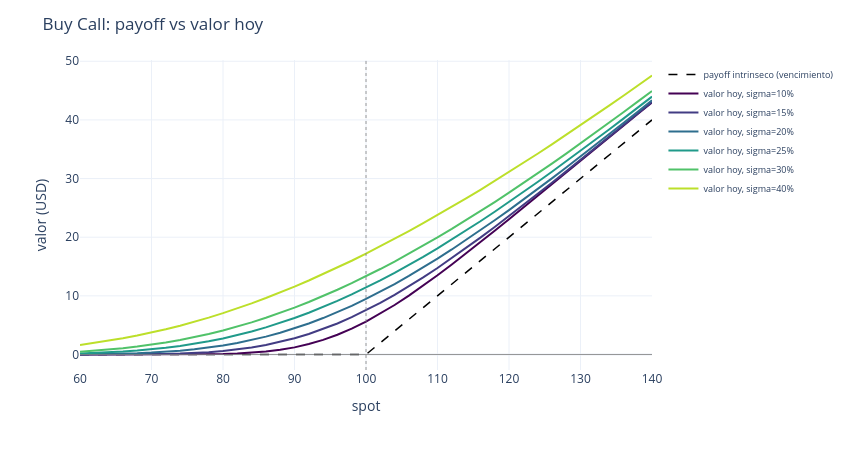
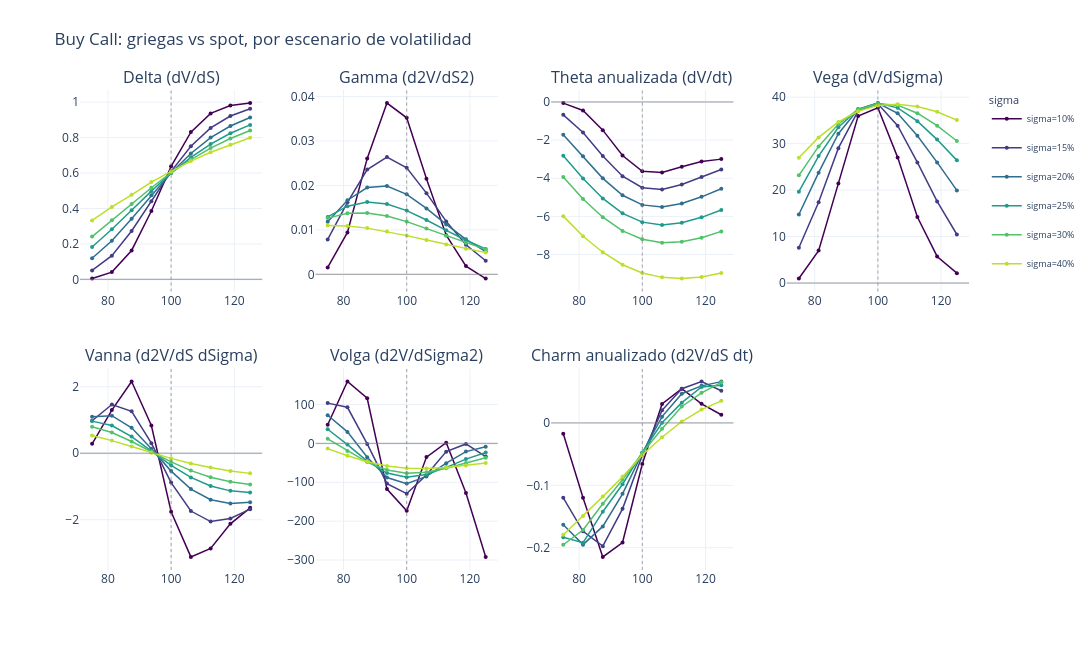

These figures' notebook cell, in order:
### Markdown cell above
### `buy_call` -- call comprada (C100, x+1)

Esperado: perfil convexo, riesgo limitado a la prima pagada, ganancia ilimitada al alza. El
VALOR hoy debe subir con la vol en todo el rango de spot (mas valor tiempo). Delta creciente de
~0 (muy OTM) a ~1 (muy ITM), siempre >=0. Gamma y vega maximos cerca de ATM y caen en las colas.
Theta negativa en (casi) todo el rango -- el tiempo juega en contra del comprador. Vanna
positiva alrededor de ATM/OTM (subir la vol sube la probabilidad de terminar ITM, sube delta).

### Code cell
grids_buy_call = analyze_strategy("buy_call", "Buy Call")

### Figure 1 — Plotly figure (JSON) as saved in the notebook; plotly's stock layout.template omitted (floating-point values rounded to 4 significant figures)
{"data": [{"hovertemplate": "spot=%{x:.1f}<br>payoff=%{y:.2f}<extra>vencimiento</extra>", "line": {"color": "black", "dash": "dash", "width": 1.5}, "mode": "lines", "name": "payoff intrinseco (vencimiento)", "type": "scatter", "x": [60.0, 62.0, 64.0, 66.0, 68.0, 70.0, 72.0, 74.0, 76.0, 78.0, 80.0, 82.0, 84.0, 86.0, 88.0, 90.0, 92.0, 94.0, 96.0, 98.0, 100.0, 102.0, 104.0, 106.0, 108.0, 110.0, 112.0, 114.0, 116.0, 118.0, 120.0, 122.0, 124.0, 126.0, 128.0, 130.0, 132.0, 134.0, 136.0, 138.0, 140.0], "y": [0.0, 0.0, 0.0, 0.0, 0.0, 0.0, 0.0, 0.0, 0.0, 0.0, 0.0, 0.0, 0.0, 0.0, 0.0, 0.0, 0.0, 0.0, 0.0, 0.0, 0.0, 2.0, 4.0, 6.0, 8.0, 10.0, 12.0, 14.0, 16.0, 18.0, 20.0, 22.0, 24.0, 26.0, 28.0, 30.0, 32.0, 34.0, 36.0, 38.0, 40.0]}, {"hovertemplate": "spot=%{x:.1f}<br>valor=%{y:.2f}<extra>sigma=10%</extra>", "line": {"color": "rgb(68, 1, 84)", "width": 2}, "mode": "lines", "name": "valor hoy, sigma=10%", "type": "scatter", "x": [60.0, 62.0, 64.0, 66.0, 68.0, 70.0, 72.0, 74.0, 76.0, 78.0, 80.0, 82.0, 84.0, 86.0, 88.0, 90.0, 92.0, 94.0, 96.0, 98.0, 100.0, 102.0, 104.0, 106.0, 108.0, 110.0, 112.0, 114.0, 116.0, 118.0, 120.0, 122.0, 124.0, 126.0, 128.0, 130.0, 132.0, 134.0, 136.0, 138.0, 140.0], "y": [0.0, 0.0, 0.0, 0.0, 0.0, 0.0002621, 0.00159, 0.00589, 0.01517, 0.03629, 0.07931, 0.157, 0.2902, 0.4951, 0.7932, 1.214, 1.776, 2.492, 3.37, 4.413, 5.612, 6.96, 8.442, 10.04, 11.74, 13.51, 15.34, 17.23, 19.15, 21.09, 23.06, 25.03, 27.02, 29.01, 31.0, 33.0, 34.99, 36.99, 38.99, 40.99, 42.99]}, {"hovertemplate": "spot=%{x:.1f}<br>valor=%{y:.2f}<extra>sigma=15%</extra>", "line": {"color": "rgb(66, 60, 131)", "width": 2}, "mode": "lines", "name": "valor hoy, sigma=15%", "type": "scatter", "x": [60.0, 62.0, 64.0, 66.0, 68.0, 70.0, 72.0, 74.0, 76.0, 78.0, 80.0, 82.0, 84.0, 86.0, 88.0, 90.0, 92.0, 94.0, 96.0, 98.0, 100.0, 102.0, 104.0, 106.0, 108.0, 110.0, 112.0, 114.0, 116.0, 118.0, 120.0, 122.0, 124.0, 126.0, 128.0, 130.0, 132.0, 134.0, 136.0, 138.0, 140.0], "y": [0.000538, 0.002047, 0.006302, 0.01361, 0.02722, 0.05204, 0.0942, 0.16, 0.2596, 0.4046, 0.6024, 0.8615, 1.195, 1.618, 2.139, 2.765, 3.496, 4.34, 5.294, 6.358, 7.529, 8.797, 10.16, 11.61, 13.15, 14.76, 16.43, 18.15, 19.92, 21.74, 23.58, 25.46, 27.36, 29.29, 31.22, 33.18, 35.14, 37.11, 39.09, 41.07, 43.06]}, {"hovertemplate": "spot=%{x:.1f}<br>valor=%{y:.2f}<extra>sigma=20%</extra>", "line": {"color": "rgb(46, 110, 142)", "width": 2}, "mode": "lines", "name": "valor hoy, sigma=20%", "type": "scatter", "x": [60.0, 62.0, 64.0, 66.0, 68.0, 70.0, 72.0, 74.0, 76.0, 78.0, 80.0, 82.0, 84.0, 86.0, 88.0, 90.0, 92.0, 94.0, 96.0, 98.0, 100.0, 102.0, 104.0, 106.0, 108.0, 110.0, 112.0, 114.0, 116.0, 118.0, 120.0, 122.0, 124.0, 126.0, 128.0, 130.0, 132.0, 134.0, 136.0, 138.0, 140.0], "y": [0.0301, 0.05276, 0.08863, 0.1429, 0.2193, 0.3261, 0.4717, 0.6602, 0.8976, 1.188, 1.541, 1.966, 2.466, 3.048, 3.713, 4.462, 5.295, 6.215, 7.216, 8.301, 9.466, 10.71, 12.02, 13.4, 14.84, 16.35, 17.91, 19.52, 21.18, 22.89, 24.62, 26.4, 28.2, 30.02, 31.87, 33.75, 35.64, 37.54, 39.47, 41.4, 43.34]}, {"hovertemplate": "spot=%{x:.1f}<br>valor=%{y:.2f}<extra>sigma=25%</extra>", "line": {"color": "rgb(32, 154, 138)", "width": 2}, "mode": "lines", "name": "valor hoy, sigma=25%", "type": "scatter", "x": [60.0, 62.0, 64.0, 66.0, 68.0, 70.0, 72.0, 74.0, 76.0, 78.0, 80.0, 82.0, 84.0, 86.0, 88.0, 90.0, 92.0, 94.0, 96.0, 98.0, 100.0, 102.0, 104.0, 106.0, 108.0, 110.0, 112.0, 114.0, 116.0, 118.0, 120.0, 122.0, 124.0, 126.0, 128.0, 130.0, 132.0, 134.0, 136.0, 138.0, 140.0], "y": [0.1704, 0.25, 0.3558, 0.4954, 0.6727, 0.8906, 1.154, 1.463, 1.828, 2.253, 2.742, 3.298, 3.923, 4.619, 5.383, 6.216, 7.12, 8.094, 9.133, 10.24, 11.41, 12.64, 13.93, 15.27, 16.66, 18.11, 19.6, 21.14, 22.72, 24.34, 26.0, 27.69, 29.41, 31.16, 32.93, 34.72, 36.54, 38.37, 40.22, 42.09, 43.97]}, {"hovertemplate": "spot=%{x:.1f}<br>valor=%{y:.2f}<extra>sigma=30%</extra>", "line": {"color": "rgb(80, 194, 105)", "width": 2}, "mode": "lines", "name": "valor hoy, sigma=30%", "type": "scatter", "x": [60.0, 62.0, 64.0, 66.0, 68.0, 70.0, 72.0, 74.0, 76.0, 78.0, 80.0, 82.0, 84.0, 86.0, 88.0, 90.0, 92.0, 94.0, 96.0, 98.0, 100.0, 102.0, 104.0, 106.0, 108.0, 110.0, 112.0, 114.0, 116.0, 118.0, 120.0, 122.0, 124.0, 126.0, 128.0, 130.0, 132.0, 134.0, 136.0, 138.0, 140.0], "y": [0.4811, 0.6441, 0.8438, 1.082, 1.362, 1.685, 2.057, 2.48, 2.962, 3.5, 4.099, 4.758, 5.479, 6.259, 7.098, 7.995, 8.954, 9.971, 11.04, 12.16, 13.34, 14.57, 15.85, 17.18, 18.55, 19.96, 21.41, 22.9, 24.43, 25.99, 27.59, 29.21, 30.87, 32.55, 34.26, 35.99, 37.74, 39.52, 41.31, 43.11, 44.94]}, {"hovertemplate": "spot=%{x:.1f}<br>valor=%{y:.2f}<extra>sigma=40%</extra>", "line": {"color": "rgb(188, 223, 42)", "width": 2}, "mode": "lines", "name": "valor hoy, sigma=40%", "type": "scatter", "x": [60.0, 62.0, 64.0, 66.0, 68.0, 70.0, 72.0, 74.0, 76.0, 78.0, 80.0, 82.0, 84.0, 86.0, 88.0, 90.0, 92.0, 94.0, 96.0, 98.0, 100.0, 102.0, 104.0, 106.0, 108.0, 110.0, 112.0, 114.0, 116.0, 118.0, 120.0, 122.0, 124.0, 126.0, 128.0, 130.0, 132.0, 134.0, 136.0, 138.0, 140.0], "y": [1.626, 1.964, 2.34, 2.761, 3.227, 3.741, 4.306, 4.918, 5.581, 6.294, 7.056, 7.867, 8.725, 9.63, 10.58, 11.57, 12.62, 13.7, 14.83, 15.99, 17.19, 18.43, 19.72, 21.03, 22.38, 23.76, 25.17, 26.61, 28.08, 29.58, 31.1, 32.65, 34.23, 35.83, 37.45, 39.09, 40.75, 42.43, 44.12, 45.84, 47.57]}], "layout": {"height": 450, "legend": {"font": {"size": 9}}, "margin": {"r": 20, "t": 60}, "shapes": [{"line": {"color": "gray", "width": 0.8}, "type": "line", "x0": 0, "x1": 1, "xref": "x domain", "y0": 0.0, "y1": 0.0, "yref": "y"}, {"line": {"color": "gray", "dash": "dot", "width": 0.8}, "type": "line", "x0": 100.0, "x1": 100.0, "xref": "x", "y0": 0, "y1": 1, "yref": "y domain"}], "title": {"text": "Buy Call: payoff vs valor hoy"}, "width": 850, "xaxis": {"title": {"text": "spot"}}, "yaxis": {"title": {"text": "valor (USD)"}}}}

### Figure 2 — Plotly figure (JSON) as saved in the notebook; plotly's stock layout.template omitted (floating-point values rounded to 4 significant figures)
{"data": [{"hovertemplate": "spot=%{x:.1f}<br>valor=%{y:.4f}<extra>sigma=10%</extra>", "legendgroup": "vol0", "line": {"color": "rgb(68, 1, 84)", "width": 1.5}, "marker": {"size": 4}, "mode": "lines+markers", "name": "sigma=10%", "showlegend": true, "type": "scatter", "x": [75.0, 81.25, 87.5, 93.75, 100.0, 106.2, 112.5, 118.8, 125.0], "xaxis": "x", "y": [0.004603, 0.04085, 0.163, 0.3856, 0.6376, 0.8308, 0.9363, 0.981, 0.9947], "yaxis": "y"}, {"hovertemplate": "spot=%{x:.1f}<br>valor=%{y:.4f}<extra>sigma=15%</extra>", "legendgroup": "vol1", "line": {"color": "rgb(66, 60, 131)", "width": 1.5}, "marker": {"size": 4}, "mode": "lines+markers", "name": "sigma=15%", "showlegend": true, "type": "scatter", "x": [75.0, 81.25, 87.5, 93.75, 100.0, 106.2, 112.5, 118.8, 125.0], "xaxis": "x", "y": [0.05013, 0.1334, 0.2729, 0.441, 0.6095, 0.7515, 0.8543, 0.9217, 0.9624], "yaxis": "y"}, {"hovertemplate": "spot=%{x:.1f}<br>valor=%{y:.4f}<extra>sigma=20%</extra>", "legendgroup": "vol2", "line": {"color": "rgb(46, 110, 142)", "width": 1.5}, "marker": {"size": 4}, "mode": "lines+markers", "name": "sigma=20%", "showlegend": true, "type": "scatter", "x": [75.0, 81.25, 87.5, 93.75, 100.0, 106.2, 112.5, 118.8, 125.0], "xaxis": "x", "y": [0.1189, 0.2175, 0.3425, 0.4745, 0.6015, 0.7102, 0.8001, 0.8652, 0.9133], "yaxis": "y"}, {"hovertemplate": "spot=%{x:.1f}<br>valor=%{y:.4f}<extra>sigma=25%</extra>", "legendgroup": "vol3", "line": {"color": "rgb(32, 154, 138)", "width": 1.5}, "marker": {"size": 4}, "mode": "lines+markers", "name": "sigma=25%", "showlegend": true, "type": "scatter", "x": [75.0, 81.25, 87.5, 93.75, 100.0, 106.2, 112.5, 118.8, 125.0], "xaxis": "x", "y": [0.1823, 0.2826, 0.3894, 0.4977, 0.5999, 0.6883, 0.7636, 0.8242, 0.8716], "yaxis": "y"}, {"hovertemplate": "spot=%{x:.1f}<br>valor=%{y:.4f}<extra>sigma=30%</extra>", "legendgroup": "vol4", "line": {"color": "rgb(80, 194, 105)", "width": 1.5}, "marker": {"size": 4}, "mode": "lines+markers", "name": "sigma=30%", "showlegend": true, "type": "scatter", "x": [75.0, 81.25, 87.5, 93.75, 100.0, 106.2, 112.5, 118.8, 125.0], "xaxis": "x", "y": [0.2411, 0.3334, 0.4248, 0.5168, 0.6021, 0.6756, 0.7405, 0.7949, 0.8397], "yaxis": "y"}, {"hovertemplate": "spot=%{x:.1f}<br>valor=%{y:.4f}<extra>sigma=40%</extra>", "legendgroup": "vol5", "line": {"color": "rgb(188, 223, 42)", "width": 1.5}, "marker": {"size": 4}, "mode": "lines+markers", "name": "sigma=40%", "showlegend": true, "type": "scatter", "x": [75.0, 81.25, 87.5, 93.75, 100.0, 106.2, 112.5, 118.8, 125.0], "xaxis": "x", "y": [0.3325, 0.4083, 0.4767, 0.5487, 0.6097, 0.6672, 0.7168, 0.7598, 0.7987], "yaxis": "y"}, {"hovertemplate": "spot=%{x:.1f}<br>valor=%{y:.4f}<extra>sigma=10%</extra>", "legendgroup": "vol0", "line": {"color": "rgb(68, 1, 84)", "width": 1.5}, "marker": {"size": 4}, "mode": "lines+markers", "name": "sigma=10%", "showlegend": false, "type": "scatter", "x": [75.0, 81.25, 87.5, 93.75, 100.0, 106.2, 112.5, 118.8, 125.0], "xaxis": "x2", "y": [0.00156, 0.009418, 0.02606, 0.03851, 0.03519, 0.02147, 0.008796, 0.001846, -0.000941], "yaxis": "y2"}, {"hovertemplate": "spot=%{x:.1f}<br>valor=%{y:.4f}<extra>sigma=15%</extra>", "legendgroup": "vol1", "line": {"color": "rgb(66, 60, 131)", "width": 1.5}, "marker": {"size": 4}, "mode": "lines+markers", "name": "sigma=15%", "showlegend": false, "type": "scatter", "x": [75.0, 81.25, 87.5, 93.75, 100.0, 106.2, 112.5, 118.8, 125.0], "xaxis": "x2", "y": [0.00785, 0.01619, 0.02355, 0.02638, 0.02394, 0.01825, 0.0119, 0.006643, 0.003048], "yaxis": "y2"}, {"hovertemplate": "spot=%{x:.1f}<br>valor=%{y:.4f}<extra>sigma=20%</extra>", "legendgroup": "vol2", "line": {"color": "rgb(46, 110, 142)", "width": 1.5}, "marker": {"size": 4}, "mode": "lines+markers", "name": "sigma=20%", "showlegend": false, "type": "scatter", "x": [75.0, 81.25, 87.5, 93.75, 100.0, 106.2, 112.5, 118.8, 125.0], "xaxis": "x2", "y": [0.01183, 0.01666, 0.01952, 0.01986, 0.01799, 0.01481, 0.01122, 0.007871, 0.005116], "yaxis": "y2"}, {"hovertemplate": "spot=%{x:.1f}<br>valor=%{y:.4f}<extra>sigma=25%</extra>", "legendgroup": "vol3", "line": {"color": "rgb(32, 154, 138)", "width": 1.5}, "marker": {"size": 4}, "mode": "lines+markers", "name": "sigma=25%", "showlegend": false, "type": "scatter", "x": [75.0, 81.25, 87.5, 93.75, 100.0, 106.2, 112.5, 118.8, 125.0], "xaxis": "x2", "y": [0.0129, 0.01533, 0.01627, 0.01583, 0.01433, 0.01222, 0.009903, 0.00767, 0.005693], "yaxis": "y2"}, {"hovertemplate": "spot=%{x:.1f}<br>valor=%{y:.4f}<extra>sigma=30%</extra>", "legendgroup": "vol4", "line": {"color": "rgb(80, 194, 105)", "width": 1.5}, "marker": {"size": 4}, "mode": "lines+markers", "name": "sigma=30%", "showlegend": false, "type": "scatter", "x": [75.0, 81.25, 87.5, 93.75, 100.0, 106.2, 112.5, 118.8, 125.0], "xaxis": "x2", "y": [0.01264, 0.01371, 0.0138, 0.0131, 0.01186, 0.0103, 0.008657, 0.007064, 0.005611], "yaxis": "y2"}, {"hovertemplate": "spot=%{x:.1f}<br>valor=%{y:.4f}<extra>sigma=40%</extra>", "legendgroup": "vol5", "line": {"color": "rgb(188, 223, 42)", "width": 1.5}, "marker": {"size": 4}, "mode": "lines+markers", "name": "sigma=40%", "showlegend": false, "type": "scatter", "x": [75.0, 81.25, 87.5, 93.75, 100.0, 106.2, 112.5, 118.8, 125.0], "xaxis": "x2", "y": [0.01099, 0.01088, 0.01039, 0.009628, 0.008704, 0.007708, 0.006712, 0.005762, 0.004884], "yaxis": "y2"}, {"hovertemplate": "spot=%{x:.1f}<br>valor=%{y:.4f}<extra>sigma=10%</extra>", "legendgroup": "vol0", "line": {"color": "rgb(68, 1, 84)", "width": 1.5}, "marker": {"size": 4}, "mode": "lines+markers", "name": "sigma=10%", "showlegend": false, "type": "scatter", "x": [75.0, 81.25, 87.5, 93.75, 100.0, 106.2, 112.5, 118.8, 125.0], "xaxis": "x3", "y": [-0.05853, -0.4449, -1.478, -2.809, -3.631, -3.694, -3.397, -3.127, -2.996], "yaxis": "y3"}, {"hovertemplate": "spot=%{x:.1f}<br>valor=%{y:.4f}<extra>sigma=15%</extra>", "legendgroup": "vol1", "line": {"color": "rgb(66, 60, 131)", "width": 1.5}, "marker": {"size": 4}, "mode": "lines+markers", "name": "sigma=15%", "showlegend": false, "type": "scatter", "x": [75.0, 81.25, 87.5, 93.75, 100.0, 106.2, 112.5, 118.8, 125.0], "xaxis": "x3", "y": [-0.6741, -1.604, -2.834, -3.895, -4.497, -4.584, -4.326, -3.928, -3.544], "yaxis": "y3"}, {"hovertemplate": "spot=%{x:.1f}<br>valor=%{y:.4f}<extra>sigma=20%</extra>", "legendgroup": "vol2", "line": {"color": "rgb(46, 110, 142)", "width": 1.5}, "marker": {"size": 4}, "mode": "lines+markers", "name": "sigma=20%", "showlegend": false, "type": "scatter", "x": [75.0, 81.25, 87.5, 93.75, 100.0, 106.2, 112.5, 118.8, 125.0], "xaxis": "x3", "y": [-1.719, -2.853, -4.005, -4.891, -5.396, -5.513, -5.322, -4.974, -4.547], "yaxis": "y3"}, {"hovertemplate": "spot=%{x:.1f}<br>valor=%{y:.4f}<extra>sigma=25%</extra>", "legendgroup": "vol3", "line": {"color": "rgb(32, 154, 138)", "width": 1.5}, "marker": {"size": 4}, "mode": "lines+markers", "name": "sigma=25%", "showlegend": false, "type": "scatter", "x": [75.0, 81.25, 87.5, 93.75, 100.0, 106.2, 112.5, 118.8, 125.0], "xaxis": "x3", "y": [-2.818, -4.013, -5.059, -5.841, -6.3, -6.447, -6.335, -6.049, -5.662], "yaxis": "y3"}, {"hovertemplate": "spot=%{x:.1f}<br>valor=%{y:.4f}<extra>sigma=30%</extra>", "legendgroup": "vol4", "line": {"color": "rgb(80, 194, 105)", "width": 1.5}, "marker": {"size": 4}, "mode": "lines+markers", "name": "sigma=30%", "showlegend": false, "type": "scatter", "x": [75.0, 81.25, 87.5, 93.75, 100.0, 106.2, 112.5, 118.8, 125.0], "xaxis": "x3", "y": [-3.936, -5.089, -6.044, -6.763, -7.199, -7.379, -7.331, -7.115, -6.787], "yaxis": "y3"}, {"hovertemplate": "spot=%{x:.1f}<br>valor=%{y:.4f}<extra>sigma=40%</extra>", "legendgroup": "vol5", "line": {"color": "rgb(188, 223, 42)", "width": 1.5}, "marker": {"size": 4}, "mode": "lines+markers", "name": "sigma=40%", "showlegend": false, "type": "scatter", "x": [75.0, 81.25, 87.5, 93.75, 100.0, 106.2, 112.5, 118.8, 125.0], "xaxis": "x3", "y": [-5.986, -7.04, -7.879, -8.534, -8.965, -9.196, -9.257, -9.18, -8.962], "yaxis": "y3"}, {"hovertemplate": "spot=%{x:.1f}<br>valor=%{y:.4f}<extra>sigma=10%</extra>", "legendgroup": "vol0", "line": {"color": "rgb(68, 1, 84)", "width": 1.5}, "marker": {"size": 4}, "mode": "lines+markers", "name": "sigma=10%", "showlegend": false, "type": "scatter", "x": [75.0, 81.25, 87.5, 93.75, 100.0, 106.2, 112.5, 118.8, 125.0], "xaxis": "x4", "y": [0.9787, 6.987, 21.44, 35.93, 37.7, 27.04, 14.21, 5.724, 2.129], "yaxis": "y4"}, {"hovertemplate": "spot=%{x:.1f}<br>valor=%{y:.4f}<extra>sigma=15%</extra>", "legendgroup": "vol1", "line": {"color": "rgb(66, 60, 131)", "width": 1.5}, "marker": {"size": 4}, "mode": "lines+markers", "name": "sigma=15%", "showlegend": false, "type": "scatter", "x": [75.0, 81.25, 87.5, 93.75, 100.0, 106.2, 112.5, 118.8, 125.0], "xaxis": "x4", "y": [7.603, 17.37, 29.03, 37.06, 38.55, 33.87, 25.94, 17.56, 10.45], "yaxis": "y4"}, {"hovertemplate": "spot=%{x:.1f}<br>valor=%{y:.4f}<extra>sigma=20%</extra>", "legendgroup": "vol2", "line": {"color": "rgb(46, 110, 142)", "width": 1.5}, "marker": {"size": 4}, "mode": "lines+markers", "name": "sigma=20%", "showlegend": false, "type": "scatter", "x": [75.0, 81.25, 87.5, 93.75, 100.0, 106.2, 112.5, 118.8, 125.0], "xaxis": "x4", "y": [14.76, 23.76, 32.12, 37.37, 38.72, 36.53, 31.68, 25.96, 19.94], "yaxis": "y4"}, {"hovertemplate": "spot=%{x:.1f}<br>valor=%{y:.4f}<extra>sigma=25%</extra>", "legendgroup": "vol3", "line": {"color": "rgb(32, 154, 138)", "width": 1.5}, "marker": {"size": 4}, "mode": "lines+markers", "name": "sigma=25%", "showlegend": false, "type": "scatter", "x": [75.0, 81.25, 87.5, 93.75, 100.0, 106.2, 112.5, 118.8, 125.0], "xaxis": "x4", "y": [19.66, 27.33, 33.52, 37.41, 38.71, 37.69, 34.83, 30.86, 26.4], "yaxis": "y4"}, {"hovertemplate": "spot=%{x:.1f}<br>valor=%{y:.4f}<extra>sigma=30%</extra>", "legendgroup": "vol4", "line": {"color": "rgb(80, 194, 105)", "width": 1.5}, "marker": {"size": 4}, "mode": "lines+markers", "name": "sigma=30%", "showlegend": false, "type": "scatter", "x": [75.0, 81.25, 87.5, 93.75, 100.0, 106.2, 112.5, 118.8, 125.0], "xaxis": "x4", "y": [23.17, 29.4, 34.22, 37.33, 38.58, 38.27, 36.53, 33.85, 30.57], "yaxis": "y4"}, {"hovertemplate": "spot=%{x:.1f}<br>valor=%{y:.4f}<extra>sigma=40%</extra>", "legendgroup": "vol5", "line": {"color": "rgb(188, 223, 42)", "width": 1.5}, "marker": {"size": 4}, "mode": "lines+markers", "name": "sigma=40%", "showlegend": false, "type": "scatter", "x": [75.0, 81.25, 87.5, 93.75, 100.0, 106.2, 112.5, 118.8, 125.0], "xaxis": "x4", "y": [26.98, 31.34, 34.67, 36.96, 38.23, 38.49, 37.98, 36.85, 35.06], "yaxis": "y4"}, {"hovertemplate": "spot=%{x:.1f}<br>valor=%{y:.4f}<extra>sigma=10%</extra>", "legendgroup": "vol0", "line": {"color": "rgb(68, 1, 84)", "width": 1.5}, "marker": {"size": 4}, "mode": "lines+markers", "name": "sigma=10%", "showlegend": false, "type": "scatter", "x": [75.0, 81.25, 87.5, 93.75, 100.0, 106.2, 112.5, 118.8, 125.0], "xaxis": "x5", "y": [0.2843, 1.299, 2.159, 0.8326, -1.761, -3.12, -2.865, -2.125, -1.643], "yaxis": "y5"}, {"hovertemplate": "spot=%{x:.1f}<br>valor=%{y:.4f}<extra>sigma=15%</extra>", "legendgroup": "vol1", "line": {"color": "rgb(66, 60, 131)", "width": 1.5}, "marker": {"size": 4}, "mode": "lines+markers", "name": "sigma=15%", "showlegend": false, "type": "scatter", "x": [75.0, 81.25, 87.5, 93.75, 100.0, 106.2, 112.5, 118.8, 125.0], "xaxis": "x5", "y": [0.977, 1.466, 1.262, 0.3023, -0.8834, -1.74, -2.057, -1.962, -1.683], "yaxis": "y5"}, {"hovertemplate": "spot=%{x:.1f}<br>valor=%{y:.4f}<extra>sigma=20%</extra>", "legendgroup": "vol2", "line": {"color": "rgb(46, 110, 142)", "width": 1.5}, "marker": {"size": 4}, "mode": "lines+markers", "name": "sigma=20%", "showlegend": false, "type": "scatter", "x": [75.0, 81.25, 87.5, 93.75, 100.0, 106.2, 112.5, 118.8, 125.0], "xaxis": "x5", "y": [1.099, 1.131, 0.7645, 0.1365, -0.5379, -1.078, -1.4, -1.511, -1.473], "yaxis": "y5"}, {"hovertemplate": "spot=%{x:.1f}<br>valor=%{y:.4f}<extra>sigma=25%</extra>", "legendgroup": "vol3", "line": {"color": "rgb(32, 154, 138)", "width": 1.5}, "marker": {"size": 4}, "mode": "lines+markers", "name": "sigma=25%", "showlegend": false, "type": "scatter", "x": [75.0, 81.25, 87.5, 93.75, 100.0, 106.2, 112.5, 118.8, 125.0], "xaxis": "x5", "y": [0.9662, 0.8336, 0.5017, 0.07096, -0.3635, -0.728, -0.9858, -1.132, -1.185], "yaxis": "y5"}, {"hovertemplate": "spot=%{x:.1f}<br>valor=%{y:.4f}<extra>sigma=30%</extra>", "legendgroup": "vol4", "line": {"color": "rgb(80, 194, 105)", "width": 1.5}, "marker": {"size": 4}, "mode": "lines+markers", "name": "sigma=30%", "showlegend": false, "type": "scatter", "x": [75.0, 81.25, 87.5, 93.75, 100.0, 106.2, 112.5, 118.8, 125.0], "xaxis": "x5", "y": [0.7976, 0.6241, 0.3523, 0.0412, -0.2621, -0.5229, -0.7237, -0.8604, -0.9386], "yaxis": "y5"}, {"hovertemplate": "spot=%{x:.1f}<br>valor=%{y:.4f}<extra>sigma=40%</extra>", "legendgroup": "vol5", "line": {"color": "rgb(188, 223, 42)", "width": 1.5}, "marker": {"size": 4}, "mode": "lines+markers", "name": "sigma=40%", "showlegend": false, "type": "scatter", "x": [75.0, 81.25, 87.5, 93.75, 100.0, 106.2, 112.5, 118.8, 125.0], "xaxis": "x5", "y": [0.5337, 0.3795, 0.2006, 0.01793, -0.1544, -0.3061, -0.4324, -0.5321, -0.6061], "yaxis": "y5"}, {"hovertemplate": "spot=%{x:.1f}<br>valor=%{y:.4f}<extra>sigma=10%</extra>", "legendgroup": "vol0", "line": {"color": "rgb(68, 1, 84)", "width": 1.5}, "marker": {"size": 4}, "mode": "lines+markers", "name": "sigma=10%", "showlegend": false, "type": "scatter", "x": [75.0, 81.25, 87.5, 93.75, 100.0, 106.2, 112.5, 118.8, 125.0], "xaxis": "x6", "y": [47.94, 159.2, 116.0, -117.6, -173.5, -35.27, 1.898, -127.6, -292.0], "yaxis": "y6"}, {"hovertemplate": "spot=%{x:.1f}<br>valor=%{y:.4f}<extra>sigma=15%</extra>", "legendgroup": "vol1", "line": {"color": "rgb(66, 60, 131)", "width": 1.5}, "marker": {"size": 4}, "mode": "lines+markers", "name": "sigma=15%", "showlegend": false, "type": "scatter", "x": [75.0, 81.25, 87.5, 93.75, 100.0, 106.2, 112.5, 118.8, 125.0], "xaxis": "x6", "y": [103.6, 92.87, -1.409, -103.4, -129.3, -81.31, -21.22, -1.429, -33.85], "yaxis": "y6"}, {"hovertemplate": "spot=%{x:.1f}<br>valor=%{y:.4f}<extra>sigma=20%</extra>", "legendgroup": "vol2", "line": {"color": "rgb(46, 110, 142)", "width": 1.5}, "marker": {"size": 4}, "mode": "lines+markers", "name": "sigma=20%", "showlegend": false, "type": "scatter", "x": [75.0, 81.25, 87.5, 93.75, 100.0, 106.2, 112.5, 118.8, 125.0], "xaxis": "x6", "y": [72.42, 29.6, -35.7, -87.7, -103.4, -85.02, -50.81, -21.09, -8.624], "yaxis": "y6"}, {"hovertemplate": "spot=%{x:.1f}<br>valor=%{y:.4f}<extra>sigma=25%</extra>", "legendgroup": "vol3", "line": {"color": "rgb(32, 154, 138)", "width": 1.5}, "marker": {"size": 4}, "mode": "lines+markers", "name": "sigma=25%", "showlegend": false, "type": "scatter", "x": [75.0, 81.25, 87.5, 93.75, 100.0, 106.2, 112.5, 118.8, 125.0], "xaxis": "x6", "y": [36.39, -3.106, -45.68, -76.33, -87.32, -80.0, -61.55, -40.37, -23.46], "yaxis": "y6"}, {"hovertemplate": "spot=%{x:.1f}<br>valor=%{y:.4f}<extra>sigma=30%</extra>", "legendgroup": "vol4", "line": {"color": "rgb(80, 194, 105)", "width": 1.5}, "marker": {"size": 4}, "mode": "lines+markers", "name": "sigma=30%", "showlegend": false, "type": "scatter", "x": [75.0, 81.25, 87.5, 93.75, 100.0, 106.2, 112.5, 118.8, 125.0], "xaxis": "x6", "y": [11.74, -19.26, -48.11, -68.21, -76.61, -74.07, -64.07, -50.48, -37.0], "yaxis": "y6"}, {"hovertemplate": "spot=%{x:.1f}<br>valor=%{y:.4f}<extra>sigma=40%</extra>", "legendgroup": "vol5", "line": {"color": "rgb(188, 223, 42)", "width": 1.5}, "marker": {"size": 4}, "mode": "lines+markers", "name": "sigma=40%", "showlegend": false, "type": "scatter", "x": [75.0, 81.25, 87.5, 93.75, 100.0, 106.2, 112.5, 118.8, 125.0], "xaxis": "x6", "y": [-13.41, -31.73, -47.11, -57.92, -63.65, -64.63, -61.94, -56.79, -50.35], "yaxis": "y6"}, {"hovertemplate": "spot=%{x:.1f}<br>valor=%{y:.4f}<extra>sigma=10%</extra>", "legendgroup": "vol0", "line": {"color": "rgb(68, 1, 84)", "width": 1.5}, "marker": {"size": 4}, "mode": "lines+markers", "name": "sigma=10%", "showlegend": false, "type": "scatter", "x": [75.0, 81.25, 87.5, 93.75, 100.0, 106.2, 112.5, 118.8, 125.0], "xaxis": "x7", "y": [-0.01751, -0.1199, -0.2147, -0.1916, -0.06577, 0.03034, 0.05469, 0.0305, 0.01305], "yaxis": "y7"}, {"hovertemplate": "spot=%{x:.1f}<br>valor=%{y:.4f}<extra>sigma=15%</extra>", "legendgroup": "vol1", "line": {"color": "rgb(66, 60, 131)", "width": 1.5}, "marker": {"size": 4}, "mode": "lines+markers", "name": "sigma=15%", "showlegend": false, "type": "scatter", "x": [75.0, 81.25, 87.5, 93.75, 100.0, 106.2, 112.5, 118.8, 125.0], "xaxis": "x7", "y": [-0.12, -0.1737, -0.1975, -0.1377, -0.05194, 0.02009, 0.05477, 0.06636, 0.05155], "yaxis": "y7"}, {"hovertemplate": "spot=%{x:.1f}<br>valor=%{y:.4f}<extra>sigma=20%</extra>", "legendgroup": "vol2", "line": {"color": "rgb(46, 110, 142)", "width": 1.5}, "marker": {"size": 4}, "mode": "lines+markers", "name": "sigma=20%", "showlegend": false, "type": "scatter", "x": [75.0, 81.25, 87.5, 93.75, 100.0, 106.2, 112.5, 118.8, 125.0], "xaxis": "x7", "y": [-0.1632, -0.195, -0.1658, -0.1137, -0.04823, 0.01006, 0.0467, 0.05936, 0.06613], "yaxis": "y7"}, {"hovertemplate": "spot=%{x:.1f}<br>valor=%{y:.4f}<extra>sigma=25%</extra>", "legendgroup": "vol3", "line": {"color": "rgb(32, 154, 138)", "width": 1.5}, "marker": {"size": 4}, "mode": "lines+markers", "name": "sigma=25%", "showlegend": false, "type": "scatter", "x": [75.0, 81.25, 87.5, 93.75, 100.0, 106.2, 112.5, 118.8, 125.0], "xaxis": "x7", "y": [-0.1832, -0.192, -0.1423, -0.09823, -0.04743, 0.0002846, 0.03243, 0.05757, 0.06013], "yaxis": "y7"}, {"hovertemplate": "spot=%{x:.1f}<br>valor=%{y:.4f}<extra>sigma=30%</extra>", "legendgroup": "vol4", "line": {"color": "rgb(80, 194, 105)", "width": 1.5}, "marker": {"size": 4}, "mode": "lines+markers", "name": "sigma=30%", "showlegend": false, "type": "scatter", "x": [75.0, 81.25, 87.5, 93.75, 100.0, 106.2, 112.5, 118.8, 125.0], "xaxis": "x7", "y": [-0.1952, -0.1715, -0.1294, -0.09102, -0.04812, -0.009442, 0.02636, 0.04826, 0.065], "yaxis": "y7"}, {"hovertemplate": "spot=%{x:.1f}<br>valor=%{y:.4f}<extra>sigma=40%</extra>", "legendgroup": "vol5", "line": {"color": "rgb(188, 223, 42)", "width": 1.5}, "marker": {"size": 4}, "mode": "lines+markers", "name": "sigma=40%", "showlegend": false, "type": "scatter", "x": [75.0, 81.25, 87.5, 93.75, 100.0, 106.2, 112.5, 118.8, 125.0], "xaxis": "x7", "y": [-0.1791, -0.1493, -0.1181, -0.08646, -0.0513, -0.02296, 0.002217, 0.02133, 0.03538], "yaxis": "y7"}], "layout": {"annotations": [{"font": {"size": 16}, "showarrow": false, "text": "Delta (dV/dS)", "x": 0.1025, "xanchor": "center", "xref": "paper", "y": 1.0, "yanchor": "bottom", "yref": "paper"}, {"font": {"size": 16}, "showarrow": false, "text": "Gamma (d2V/dS2)", "x": 0.3675, "xanchor": "center", "xref": "paper", "y": 1.0, "yanchor": "bottom", "yref": "paper"}, {"font": {"size": 16}, "showarrow": false, "text": "Theta anualizada (dV/dt)", "x": 0.6325, "xanchor": "center", "xref": "paper", "y": 1.0, "yanchor": "bottom", "yref": "paper"}, {"font": {"size": 16}, "showarrow": false, "text": "Vega (dV/dSigma)", "x": 0.8975, "xanchor": "center", "xref": "paper", "y": 1.0, "yanchor": "bottom", "yref": "paper"}, {"font": {"size": 16}, "showarrow": false, "text": "Vanna (d2V/dS dSigma)", "x": 0.1025, "xanchor": "center", "xref": "paper", "y": 0.42, "yanchor": "bottom", "yref": "paper"}, {"font": {"size": 16}, "showarrow": false, "text": "Volga (d2V/dSigma2)", "x": 0.3675, "xanchor": "center", "xref": "paper", "y": 0.42, "yanchor": "bottom", "yref": "paper"}, {"font": {"size": 16}, "showarrow": false, "text": "Charm anualizado (d2V/dS dt)", "x": 0.6325, "xanchor": "center", "xref": "paper", "y": 0.42, "yanchor": "bottom", "yref": "paper"}], "height": 650, "legend": {"font": {"size": 9}, "title": {"text": "sigma"}}, "margin": {"r": 20, "t": 90}, "shapes": [{"line": {"color": "gray", "width": 0.7}, "type": "line", "x0": 0, "x1": 1, "xref": "x domain", "y0": 0.0, "y1": 0.0, "yref": "y"}, {"line": {"color": "gray", "dash": "dot", "width": 0.7}, "type": "line", "x0": 100.0, "x1": 100.0, "xref": "x", "y0": 0, "y1": 1, "yref": "y domain"}, {"line": {"color": "gray", "width": 0.7}, "type": "line", "x0": 0, "x1": 1, "xref": "x2 domain", "y0": 0.0, "y1": 0.0, "yref": "y2"}, {"line": {"color": "gray", "dash": "dot", "width": 0.7}, "type": "line", "x0": 100.0, "x1": 100.0, "xref": "x2", "y0": 0, "y1": 1, "yref": "y2 domain"}, {"line": {"color": "gray", "width": 0.7}, "type": "line", "x0": 0, "x1": 1, "xref": "x3 domain", "y0": 0.0, "y1": 0.0, "yref": "y3"}, {"line": {"color": "gray", "dash": "dot", "width": 0.7}, "type": "line", "x0": 100.0, "x1": 100.0, "xref": "x3", "y0": 0, "y1": 1, "yref": "y3 domain"}, {"line": {"color": "gray", "width": 0.7}, "type": "line", "x0": 0, "x1": 1, "xref": "x4 domain", "y0": 0.0, "y1": 0.0, "yref": "y4"}, {"line": {"color": "gray", "dash": "dot", "width": 0.7}, "type": "line", "x0": 100.0, "x1": 100.0, "xref": "x4", "y0": 0, "y1": 1, "yref": "y4 domain"}, {"line": {"color": "gray", "width": 0.7}, "type": "line", "x0": 0, "x1": 1, "xref": "x5 domain", "y0": 0.0, "y1": 0.0, "yref": "y5"}, {"line": {"color": "gray", "dash": "dot", "width": 0.7}, "type": "line", "x0": 100.0, "x1": 100.0, "xref": "x5", "y0": 0, "y1": 1, "yref": "y5 domain"}, {"line": {"color": "gray", "width": 0.7}, "type": "line", "x0": 0, "x1": 1, "xref": "x6 domain", "y0": 0.0, "y1": 0.0, "yref": "y6"}, {"line": {"color": "gray", "dash": "dot", "width": 0.7}, "type": "line", "x0": 100.0, "x1": 100.0, "xref": "x6", "y0": 0, "y1": 1, "yref": "y6 domain"}, {"line": {"color": "gray", "width": 0.7}, "type": "line", "x0": 0, "x1": 1, "xref": "x7 domain", "y0": 0.0, "y1": 0.0, "yref": "y7"}, {"line": {"color": "gray", "dash": "dot", "width": 0.7}, "type": "line", "x0": 100.0, "x1": 100.0, "xref": "x7", "y0": 0, "y1": 1, "yref": "y7 domain"}], "title": {"text": "Buy Call: griegas vs spot, por escenario de volatilidad"}, "width": 1450, "xaxis": {"anchor": "y", "domain": [0.0, 0.205]}, "xaxis2": {"anchor": "y2", "domain": [0.265, 0.47]}, "xaxis3": {"anchor": "y3", "domain": [0.53, 0.735]}, "xaxis4": {"anchor": "y4", "domain": [0.795, 1.0]}, "xaxis5": {"anchor": "y5", "domain": [0.0, 0.205]}, "xaxis6": {"anchor": "y6", "domain": [0.265, 0.47]}, "xaxis7": {"anchor": "y7", "domain": [0.53, 0.735]}, "xaxis8": {"anchor": "y8", "domain": [0.795, 1.0]}, "yaxis": {"anchor": "x", "domain": [0.58, 1.0]}, "yaxis2": {"anchor": "x2", "domain": [0.58, 1.0]}, "yaxis3": {"anchor": "x3", "domain": [0.58, 1.0]}, "yaxis4": {"anchor": "x4", "domain": [0.58, 1.0]}, "yaxis5": {"anchor": "x5", "domain": [0.0, 0.42]}, "yaxis6": {"anchor": "x6", "domain": [0.0, 0.42]}, "yaxis7": {"anchor": "x7", "domain": [0.0, 0.42]}, "yaxis8": {"anchor": "x8", "domain": [0.0, 0.42]}}}
